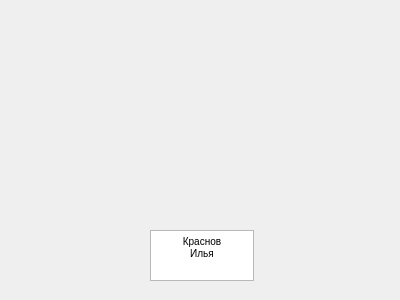
<?xml version="1.0" encoding="UTF-8"?>
<ui version="4.0">
 <class>authors</class>
 <widget class="QDialog" name="authors">
  <property name="geometry">
   <rect>
    <x>0</x>
    <y>0</y>
    <width>400</width>
    <height>300</height>
   </rect>
  </property>
  <property name="windowTitle">
   <string>Dialog</string>
  </property>
  <widget class="QLabel" name="label">
   <property name="geometry">
    <rect>
     <x>-770</x>
     <y>-160</y>
     <width>1371</width>
     <height>761</height>
    </rect>
   </property>
   <property name="text">
    <string/>
   </property>
   <property name="pixmap">
    <pixmap>../img2.jpg</pixmap>
   </property>
  </widget>
  <widget class="QTextEdit" name="textEdit">
   <property name="geometry">
    <rect>
     <x>150</x>
     <y>230</y>
     <width>104</width>
     <height>51</height>
    </rect>
   </property>
   <property name="html">
    <string>&lt;!DOCTYPE HTML PUBLIC &quot;-//W3C//DTD HTML 4.0//EN&quot; &quot;http://www.w3.org/TR/REC-html40/strict.dtd&quot;&gt;
&lt;html&gt;&lt;head&gt;&lt;meta name=&quot;qrichtext&quot; content=&quot;1&quot; /&gt;&lt;style type=&quot;text/css&quot;&gt;
p, li { white-space: pre-wrap; }
&lt;/style&gt;&lt;/head&gt;&lt;body style=&quot; font-family:'MS Shell Dlg 2'; font-size:7.8pt; font-weight:400; font-style:normal;&quot;&gt;
&lt;p align=&quot;center&quot; style=&quot; margin-top:0px; margin-bottom:0px; margin-left:0px; margin-right:0px; -qt-block-indent:0; text-indent:0px;&quot;&gt;Краснов&lt;br /&gt;Илья&lt;/p&gt;&lt;/body&gt;&lt;/html&gt;</string>
   </property>
  </widget>
 </widget>
 <resources/>
 <connections/>
</ui>
